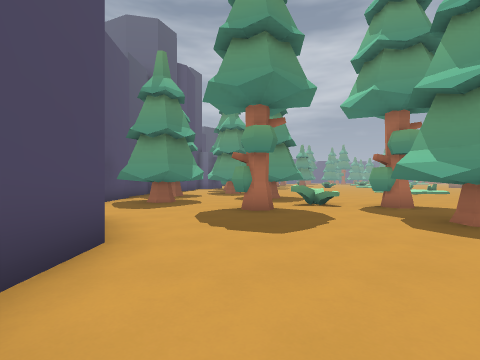
[1] (above)

24 first-person views from a walk through a 3-D level made in the Godot game engine. The camera is 1.4 m above the floor, looks level and sees 85° across. The floor is counted in squares, 2 m on a side. Each view is taken from the middle of a square. On the plan, view 1 faces up. The plan holds only what a view shows up to about 9 squares ahead; the rest is blank. The place goes on beyond the plan.

[2]
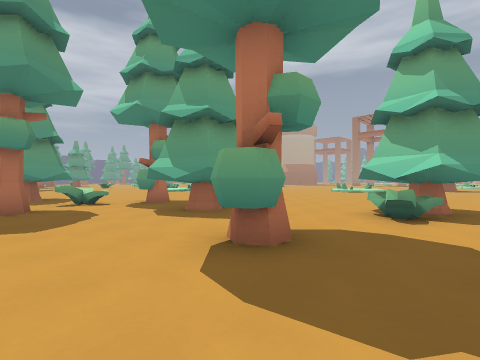

[3]
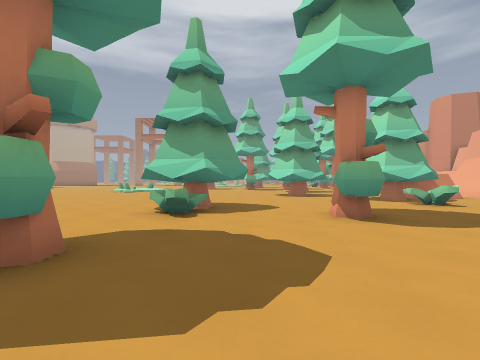

[4]
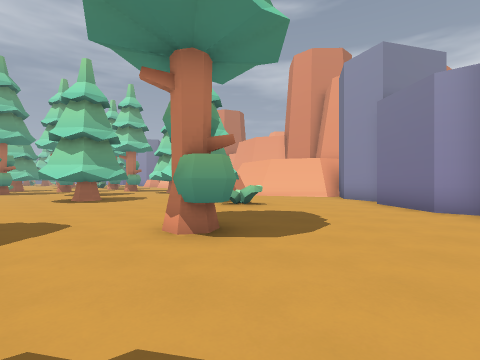

[5]
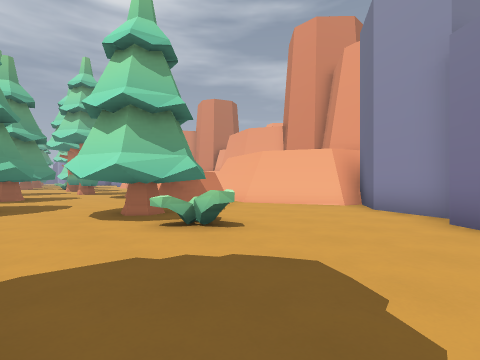

[6]
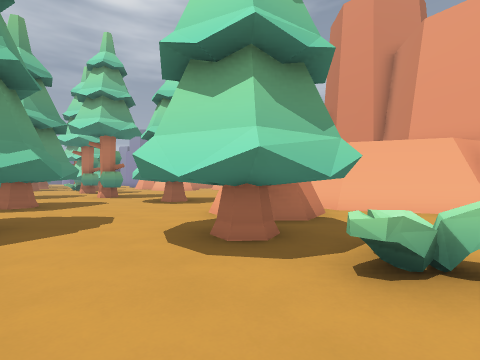

[7]
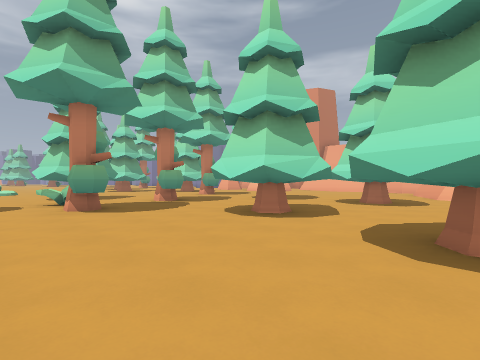

[8]
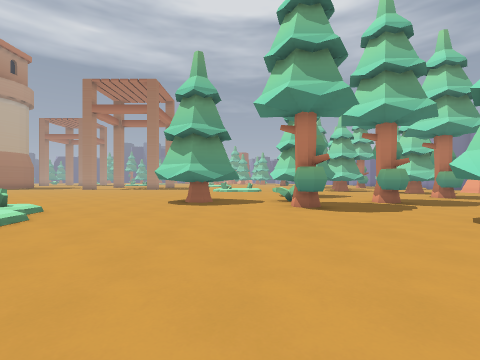

[9]
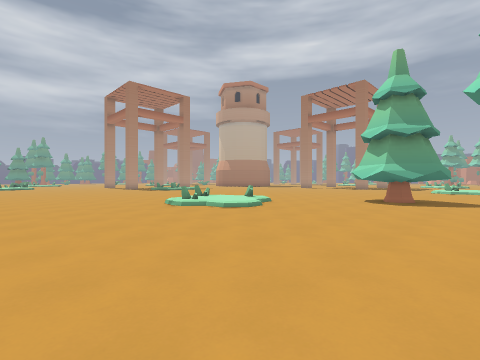

[10]
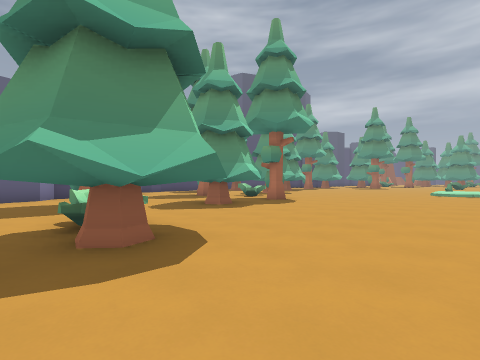

[11]
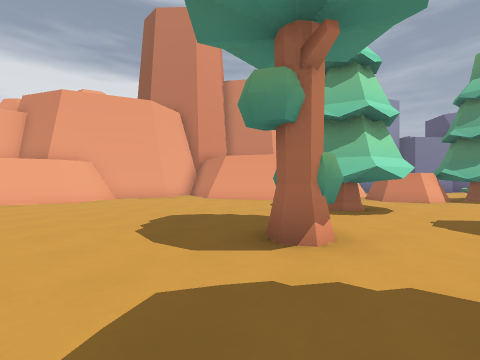

[12]
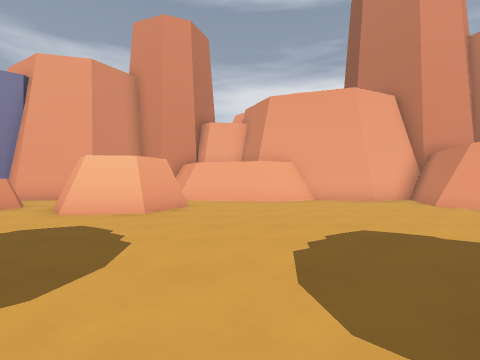

[13]
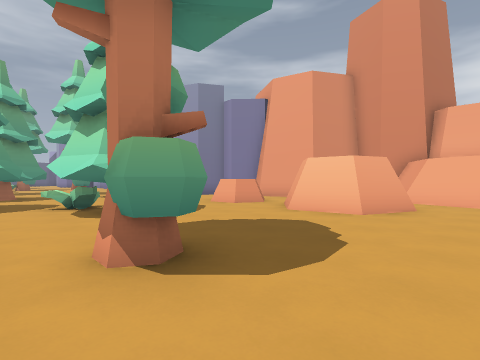

[14]
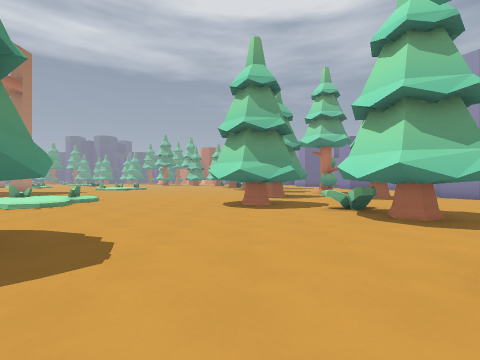

[15]
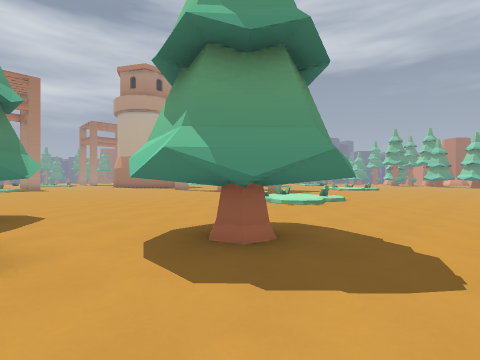

[16]
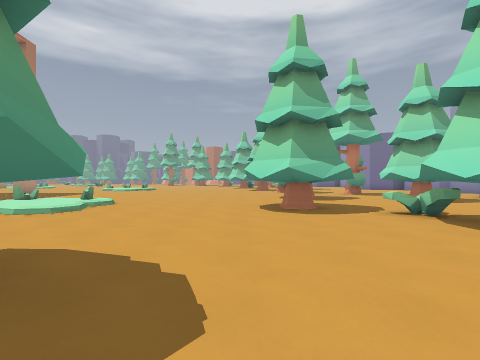

[17]
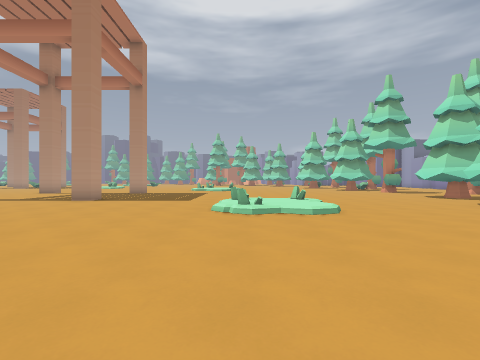

[18]
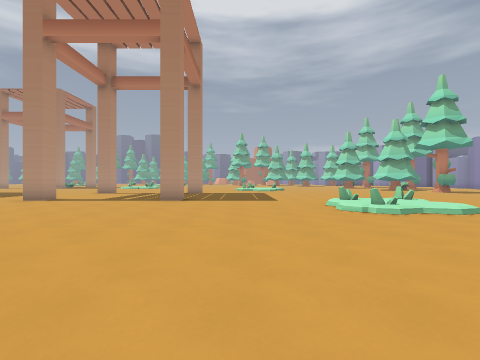

[19]
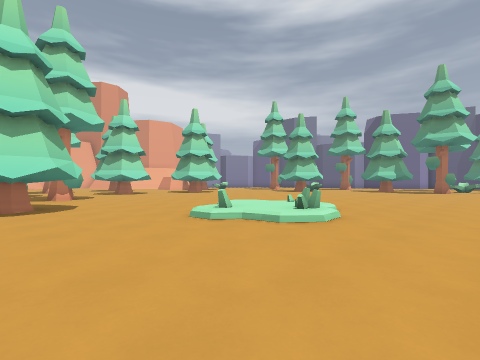

[20]
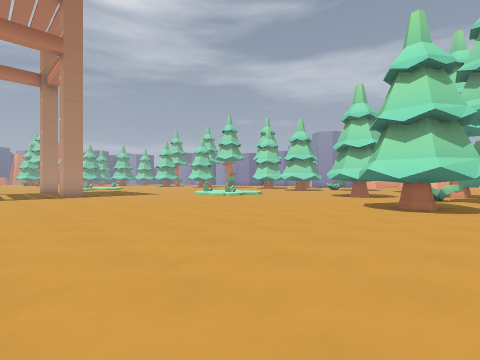

[21]
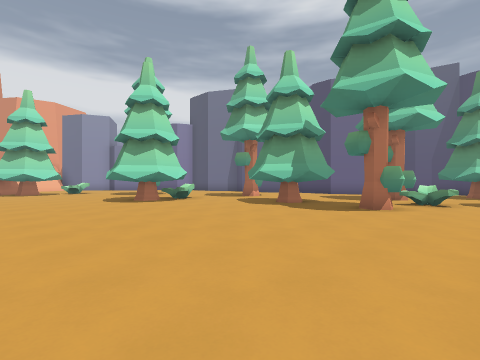

[22]
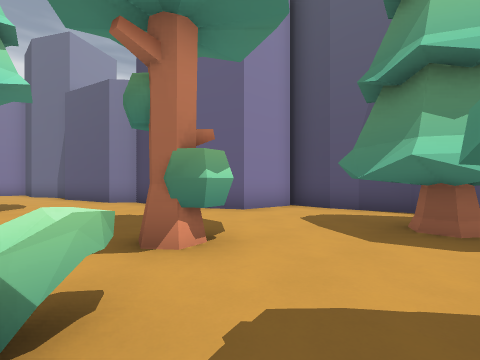

[23]
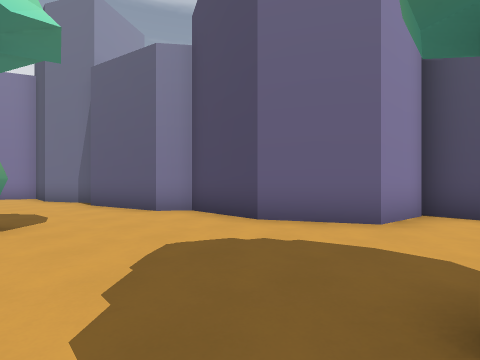

[24]
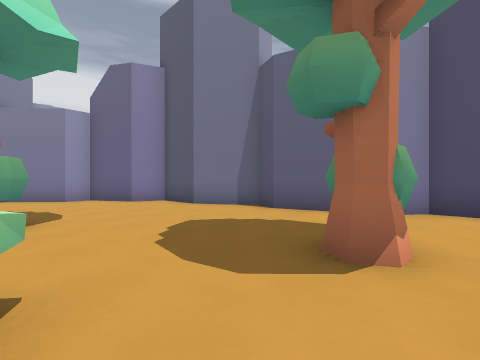

### Floor plan
Key: @ floor where view 1 was taken; # wall or solid block; x gap in a wall; . main floor; : floor 0.25 m higher than the main floor; / step, stairs or slope; = window, fence, low wall or low ledge; ^ raised ledge; T tree; P plant.
Columns run from 5 left of view 1 to 31 right of it. Each row starts with its distance up from view 1.
  9 #.TT..T..............................
  8 #TTT.................................
  7 ##T..T.P.T...........//..............
  6  #...T..............=:/.............#
  5  #......TTT.........=:/=.............
  4  ###....TTT..........//..............
  3    #.....T...........................
  2    #.....................TT..........
  1    #...T...PTT...........TT......===
  0    ##@.....PTT...........T.......:##
 -1     #......TT....................:#=.
 -2     #...................T.P.T .......
 -3     #.....T.....TTT........TTT.......
 -4     ##..........TTT.TTT.....TT.......
 -5      #.........T.T..TT ..T........T..
 -6      #.......PTT.....T...........TTT.
 -7      ##.......TT.................TT.T
 -8       ###......##..TTT.T...T...T....T
 -9         ##.....##..TTT........TTP....
-10          ##....x  .. .........TT ....
-11           ##.###### ...............TT
-12            ###    # ...............TT
-13                    #.......###.#^ ...
-14                    #.......###.^
-15                    #.......
-16                    #########    ##

Where each view was taken, in squares from view 1:
view 1: 0 up, 0 right, facing up
view 2: 1 down, 0 right, facing up-right
view 3: 1 down, 0 right, facing right
view 4: 1 down, 2 right, facing down-right
view 5: 4 down, 4 right, facing down-right
view 6: 4 down, 7 right, facing down-right
view 7: 0 up, 12 right, facing down-right
view 8: 0 up, 12 right, facing right
view 9: 1 down, 11 right, facing up-right
view 10: 1 down, 10 right, facing up-left
view 11: 6 down, 21 right, facing down-left
view 12: 7 down, 20 right, facing down
view 13: 7 down, 20 right, facing down-right
view 14: 6 down, 21 right, facing right
view 15: 5 down, 21 right, facing up-right
view 16: 5 down, 22 right, facing right
view 17: 1 up, 22 right, facing right
view 18: 4 up, 22 right, facing right
view 19: 9 up, 21 right, facing down-left
view 20: 9 up, 19 right, facing down-right
view 21: 9 up, 11 right, facing down-left
view 22: 9 up, 2 right, facing down-left
view 23: 6 up, 2 right, facing down-left
view 24: 2 up, 5 right, facing down-left
